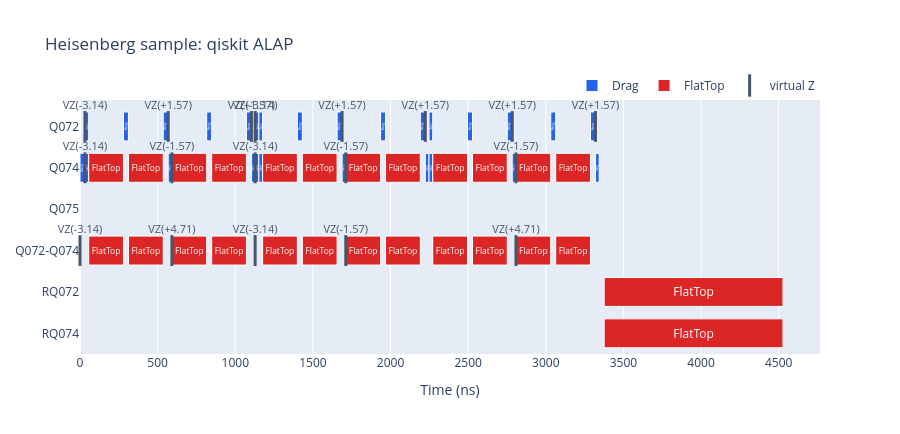

Notebook source saved alongside this figure:
### Code cell
build_pulse_schedule_timeline_figure(sample_schedules["qiskit ALAP"], title="Heisenberg sample: qiskit ALAP").show()

### Figure 1 — Plotly figure (JSON) as saved in the notebook; plotly's stock layout.template omitted (floating-point values rounded to 4 significant figures)
{"data": [{"base": [32, 280, 536, 816, 1072, 1128, 1152, 1400, 1656, 1936, 2192, 2248, 2496, 2752, 3032, 3288, 0, 32, 568, 1104, 1128, 1152, 1688, 2224, 2248, 2784, 3320], "hovertemplate": "Drag<br>start=%{base:.1f} ns<br>duration=%{x:.1f} ns<extra></extra>", "insidetextanchor": "middle", "marker": {"color": "#2563eb", "line": {"color": "#ffffff", "width": 1}}, "name": "Drag", "orientation": "h", "text": "Drag", "textposition": "inside", "type": "bar", "x": [24, 32, 32, 32, 32, 24, 24, 32, 32, 32, 32, 24, 32, 32, 32, 32, 32, 24, 24, 24, 24, 24, 24, 24, 24, 24, 24], "y": ["Q072", "Q072", "Q072", "Q072", "Q072", "Q072", "Q072", "Q072", "Q072", "Q072", "Q072", "Q072", "Q072", "Q072", "Q072", "Q072", "Q074", "Q074", "Q074", "Q074", "Q074", "Q074", "Q074", "Q074", "Q074", "Q074", "Q074"]}, {"base": [56, 312, 592, 848, 1176, 1432, 1712, 1968, 2272, 2528, 2808, 3064, 56, 312, 592, 848, 1176, 1432, 1712, 1968, 2272, 2528, 2808, 3064, 3376, 3376], "hovertemplate": "FlatTop<br>start=%{base:.1f} ns<br>duration=%{x:.1f} ns<extra></extra>", "insidetextanchor": "middle", "marker": {"color": "#dc2626", "line": {"color": "#ffffff", "width": 1}}, "name": "FlatTop", "orientation": "h", "text": "FlatTop", "textposition": "inside", "type": "bar", "x": [224, 224, 224, 224, 224, 224, 224, 224, 224, 224, 224, 224, 224, 224, 224, 224, 224, 224, 224, 224, 224, 224, 224, 224, 1152, 1152], "y": ["Q074", "Q074", "Q074", "Q074", "Q074", "Q074", "Q074", "Q074", "Q074", "Q074", "Q074", "Q074", "Q072-Q074", "Q072-Q074", "Q072-Q074", "Q072-Q074", "Q072-Q074", "Q072-Q074", "Q072-Q074", "Q072-Q074", "Q072-Q074", "Q072-Q074", "Q072-Q074", "Q072-Q074", "RQ072", "RQ074"]}, {"cliponaxis": false, "customdata": [["VirtualZ", -3.142], ["VirtualZ", 1.571], ["VirtualZ", 1.571], ["VirtualZ", -3.142], ["VirtualZ", 1.571], ["VirtualZ", 1.571], ["VirtualZ", 1.571], ["VirtualZ", 1.571], ["VirtualZ", -3.142], ["VirtualZ", -1.571], ["VirtualZ", -3.142], ["VirtualZ", -1.571], ["VirtualZ", -1.571], ["VirtualZ", -3.142], ["VirtualZ", 4.712], ["VirtualZ", -3.142], ["VirtualZ", -1.571], ["VirtualZ", 4.712]], "hovertemplate": "%{customdata[0]}<br>t=%{x:.1f} ns<br>theta=%{customdata[1]:.3f} rad<extra></extra>", "marker": {"color": "#475569", "line": {"color": "#475569", "width": 3}, "size": 22, "symbol": "line-ns-open"}, "mode": "markers+text", "name": "virtual Z", "text": ["VZ(-3.14)", "VZ(+1.57)", "VZ(+1.57)", "VZ(-3.14)", "VZ(+1.57)", "VZ(+1.57)", "VZ(+1.57)", "VZ(+1.57)", "VZ(-3.14)", "VZ(-1.57)", "VZ(-3.14)", "VZ(-1.57)", "VZ(-1.57)", "VZ(-3.14)", "VZ(+4.71)", "VZ(-3.14)", "VZ(-1.57)", "VZ(+4.71)"], "textfont": {"color": "#475569", "size": 11}, "textposition": "top center", "type": "scatter", "x": [32, 568, 1104, 1128, 1688, 2224, 2784, 3320, 32, 592, 1128, 1712, 2808, 0, 592, 1128, 1712, 2808], "y": ["Q072", "Q072", "Q072", "Q072", "Q072", "Q072", "Q072", "Q072", "Q074", "Q074", "Q074", "Q074", "Q074", "Q072-Q074", "Q072-Q074", "Q072-Q074", "Q072-Q074", "Q072-Q074"]}], "layout": {"bargap": 0.3, "barmode": "overlay", "height": 434, "legend": {"orientation": "h", "x": 1, "xanchor": "right", "y": 1, "yanchor": "bottom"}, "title": {"text": "Heisenberg sample: qiskit ALAP"}, "width": 900, "xaxis": {"rangemode": "tozero", "title": {"text": "Time (ns)"}}, "yaxis": {"categoryarray": ["RQ074", "RQ072", "Q072-Q074", "Q075", "Q074", "Q072"], "categoryorder": "array"}}}
